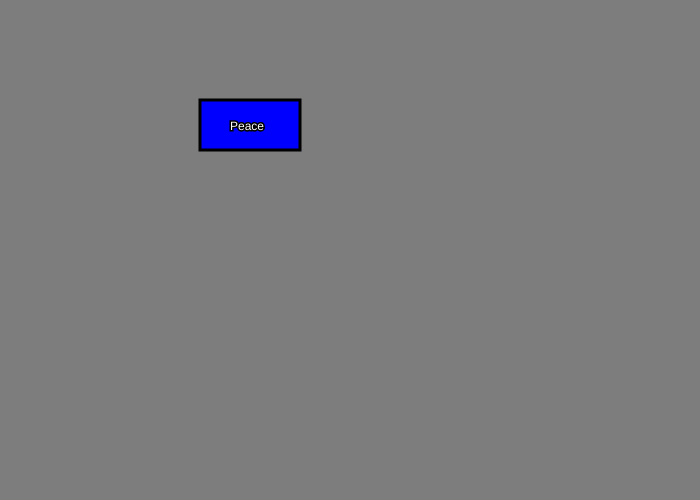
Frame 1 (no input)
Frame 60 (no input): identical to frame 1, image omitted
Frame 120 (the mouse pressed at the canvas centre since frame 60): identical to frame 1, image omitted

The p5.js sketch that drew this single still picture (run headless with seeded random() and noise() and a simulated clock; from frame 60 on, the mouse is pressed at the canvas centre):

// p5.js sketch
// ── sketch.js
var button2X;
var button2Y;

function setup()
{
  createCanvas(700,500);
  button2X = 200;
  button2Y = 100;


}

function draw()
{
	background(125,125,125)

	strokeWeight(3);

	if (mouseX > button2X && mouseX < button2X + 100 && mouseY > button2Y && mouseY < button2Y + 50)
	{
		if (mouseIsPressed)
		{
      fill(255,192,203);
      rect(button2X,button2Y,100,50);
      textSize(12);
      fill(255,255,255);
      stroke(0,0,0);
      text("Virtue",button2X+30-5,button2Y+30+2);
		}
    else {
      fill(255,0,0);
      rect(button2X,button2Y,100,50);
      textSize(12);
      fill(255,255,255);
      stroke(0,0,0);
      text("Joy",button2X+30-5,button2Y+30+2);
    }

	}
	else
	{
		fill(0,0,255);
		rect(button2X,button2Y,100,50);
		textSize(12);
		fill(255,255,255);
		stroke(0,0,0);
		text("Peace",button2X+30,button2Y+30);
	}

}
